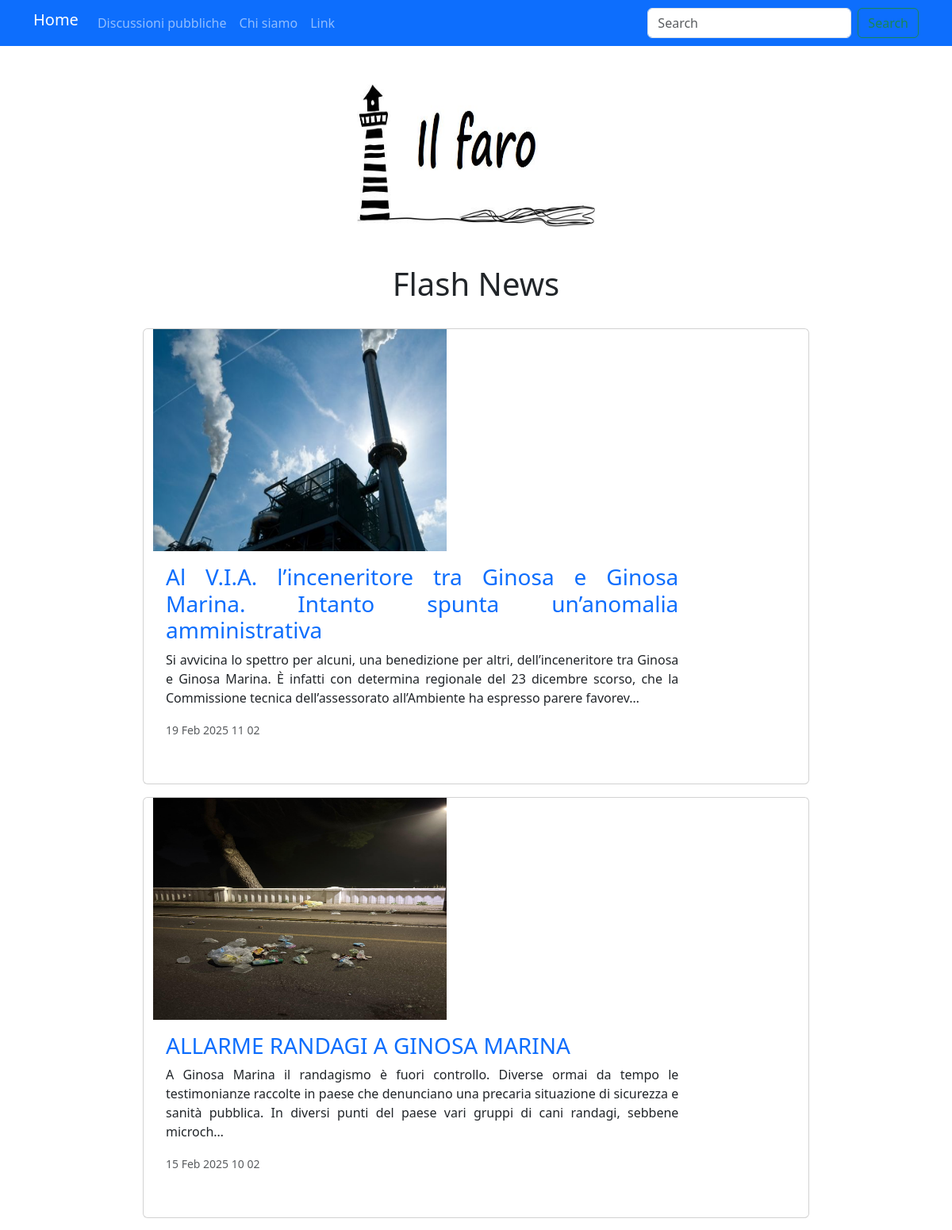
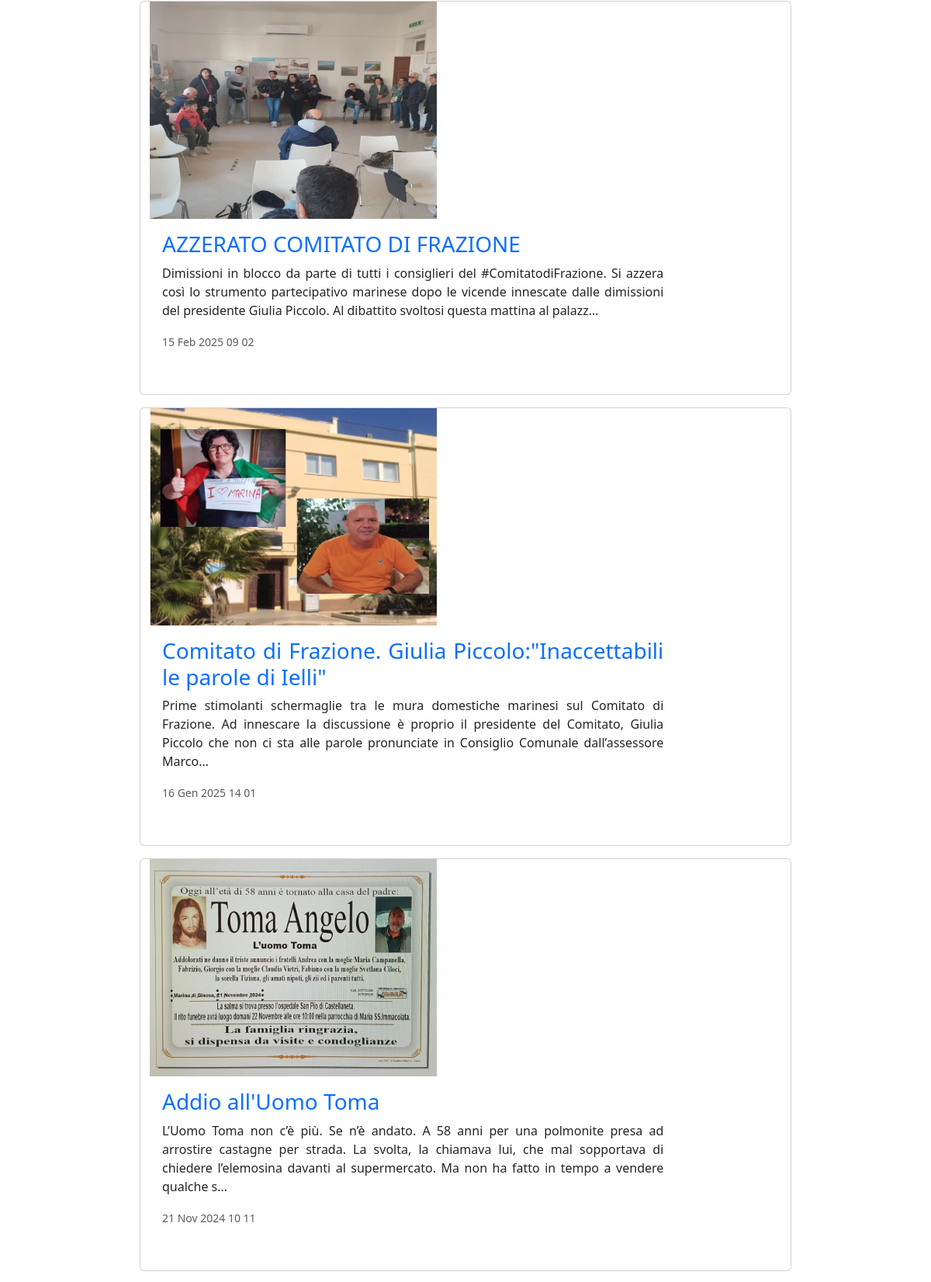
The app's page /news/notizie/?pagina=3 (upper part) with its own data (2 pictures, top to bottom).
### news/models.py (models this page shows, shortened)
class News(models.Model):
    immagine=models.ImageField()
    titolo=models.CharField(max_length=150, default=None)
    descrizione=models.TextField()
    data_creazione= models.DateTimeField(auto_now_add=True)
    firma= models.CharField(max_length=30, default=None)
    class Meta:
        ordering=['-data_creazione']

### news/views.py (the view)
# urls.py: path('news/', include ('news.urls')),
def news (request):
    notizie=News.objects.all()
    paginator= Paginator(notizie,8)
    page= request.GET.get("pagina")
    page_obj = paginator.get_page(page)
    return render(request, "news.html",{ "notizie":page_obj})

### templates/news.html (shortened to what this page needs)
{% extends 'common.html' %}
{%block content%}
{% load social_share %}
<h1 class="text-center">Flash News</h1>
<br>
{% for not in notizie %}
<div class="container card mb-3" style="max-width: 840px;">
  <div class="container row g-0" style="text-align:justify">
    <div class="col-md-12">
      <img src="{{not.immagine.url}}"style="height:280px; width:370px" alt="...">
    </div>
    <div class="col-md-10">
      <div class="card-body">
        <a href= "{% url 'singolo' not.pk %}" style="text-decoration:none"> <h3 class="card-title">{{not.titolo}}</h3></a>
        <p style= "text-align: justify" class="card-text" >{{not.descrizione|truncatechars:250 }}</p>
        <p class="card-text"><small class="text-body-secondary">{{ not.data_creazione |date:"d M Y H m"}}</small></p>
       <br>
      </div>
    </div>
  </div>
</div>
{%endfor%}
{%endblock%}

### records on screen
News: immagine (picture), titolo "Al V.I.A. l’inceneritore tra Ginosa e Ginosa Marina. Intanto spunta un’anomalia amministrativa", descrizione "Si avvicina lo spettro per alcuni, una benedizione per altri, dell’inceneritore tra Ginosa e Ginosa Marina. È infatti con determina regionale del 23 dicembre scorso, che la Commissione tecnica dell’assessorato all’Ambiente ha espresso parere favorev…", data_creazione "19 Feb 2025 11 02"
News: immagine (picture), titolo "ALLARME RANDAGI A GINOSA MARINA", descrizione "A Ginosa Marina il randagismo è fuori controllo. Diverse ormai da tempo le testimonianze raccolte in paese che denunciano una precaria situazione di sicurezza e sanità pubblica. In diversi punti del paese vari gruppi di cani randagi, sebbene microch…", data_creazione "15 Feb 2025 10 02"
News: immagine (picture), titolo "AZZERATO COMITATO DI FRAZIONE", descrizione "Dimissioni in blocco da parte di tutti i consiglieri del #ComitatodiFrazione. Si azzera così lo strumento partecipativo marinese dopo le vicende innescate dalle dimissioni del presidente Giulia Piccolo. Al dibattito svoltosi questa mattina al palazz…", data_creazione "15 Feb 2025 09 02"
News: immagine (picture), titolo "Comitato di Frazione. Giulia Piccolo:\"Inaccettabili le parole di Ielli\"", descrizione "Prime stimolanti schermaglie tra le mura domestiche marinesi sul Comitato di Frazione. Ad innescare la discussione è proprio il presidente del Comitato, Giulia Piccolo che non ci sta alle parole pronunciate in Consiglio Comunale dall’assessore Marco…", data_creazione "16 Gen 2025 14 01"
News: immagine (picture), titolo "Addio all'Uomo Toma", descrizione "L’Uomo Toma non c’è più. Se n’è andato. A 58 anni per una polmonite presa ad arrostire castagne per strada. La svolta, la chiamava lui, che mal sopportava di chiedere l’elemosina davanti al supermercato. Ma non ha fatto in tempo a vendere qualche s…", data_creazione "21 Nov 2024 10 11"
